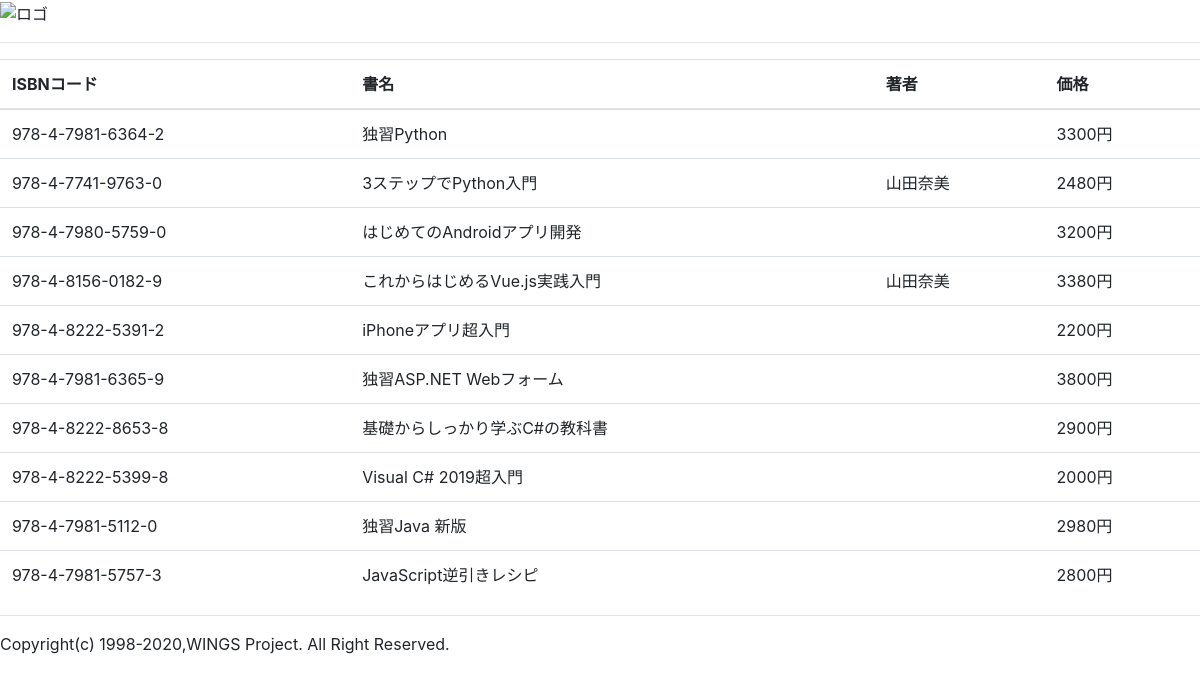
/main/rel2, run on the app's committed database.
### main/models.py (models this page shows, shortened)
class Book(models.Model):
    isbn = models.CharField(
        verbose_name='ISBNコード',
        max_length=20
    )
    title = models.CharField(
        verbose_name='書名',
        max_length=100
    )
    price = models.IntegerField(
        verbose_name='価格',
        default=0
    )
    publisher = models.CharField(
        verbose_name='出版社',
        max_length=50,
        choices=[
            ('翔泳社', '翔泳社'),
            ('技術評論社', '技術評論社'),
            ('秀和システム', '秀和システム'),
            ('SBクリエイティブ', 'SBクリエティブ'),
            ('日経BP', '日経BP'),
        ],
    )
    published = models.DateField(
        verbose_name='刊行日'
    )

class Author(models.Model):
    books = models.ManyToManyField(Book)
    name = models.CharField(
        verbose_name='著者名',
        max_length=20
    )
    address = models.CharField(
        verbose_name='住所',
        max_length=100
    )

### main/views.py (the view)
# urls.py: path('rel2', views.rel2, name='rel2'),
def rel2(request):
    return render(request, 'main/rel2.html', {
        'books': Book.objects.all()
    })

### main/templates/main/rel2.html
{% extends 'main/layout.html' %}
{% block main %}
<table class="table">
    <thead>
        <tr>
            <th>ISBNコード</th>
            <th>書名</th>
            <th>著者</th>
            <th>価格</th>
        </tr>
    </thead>
    <tbody>
        {% for b in books %}
        <tr>
            <td>{{b.isbn}}</td>
            <td>{{b.title}}</td>
            <td>
                {% for a in b.author_set.all %}
                    {{a.name}}
                {% endfor %}
            </td>
            <td>{{b.price}}円</td>
        </tr>
        {% endfor %}
    </tbody>
</table>
{% endblock %}

### data on the page
Book: isbn "978-4-7981-6364-2", title "独習Python", price "3300"
Book: isbn "978-4-7741-9763-0", title "3ステップでPython入門", price "2480"
Author: name "山田奈美"
Book: isbn "978-4-7980-5759-0", title "はじめてのAndroidアプリ開発", price "3200"
Book: isbn "978-4-8156-0182-9", title "これからはじめるVue.js実践入門", price "3380"
Book: isbn "978-4-8222-5391-2", title "iPhoneアプリ超入門", price "2200"
Book: isbn "978-4-7981-6365-9", title "独習ASP.NET Webフォーム", price "3800"
Book: isbn "978-4-8222-8653-8", title "基礎からしっかり学ぶC#の教科書", price "2900"
Book: isbn "978-4-8222-5399-8", title "Visual C# 2019超入門", price "2000"
Book: isbn "978-4-7981-5112-0", title "独習Java 新版", price "2980"
Book: isbn "978-4-7981-5757-3", title "JavaScript逆引きレシピ", price "2800"
